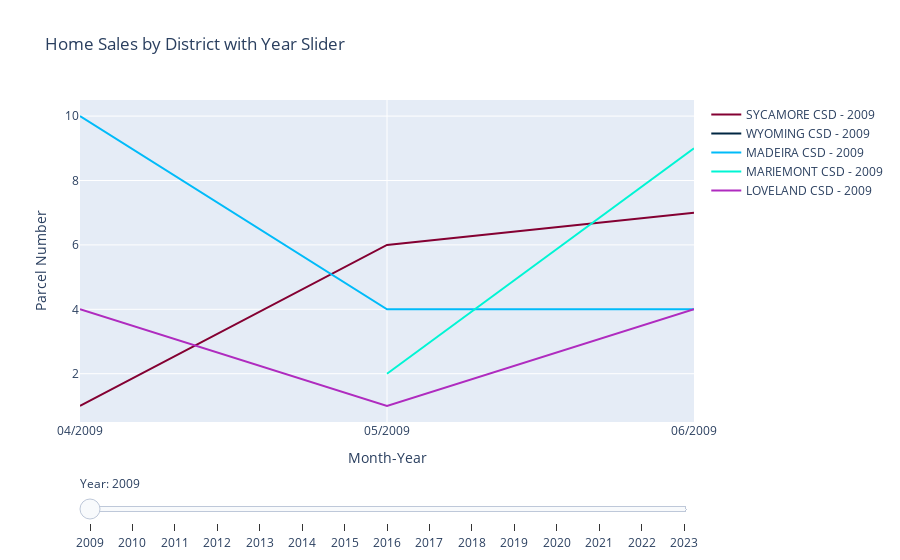

Source (notebook cell):
### Code cell
# Example data setup (use your actual district_home_sales dataset)
# x_values = district_home_sales['month_yr']  # X-axis data points
# y_values = district_home_sales['parcel_number']  # Y-axis data points
# years = district_home_sales['year'].unique()

# Define colors for categories
color_map = {
    'SYCAMORE CSD': ' rgba(132, 0, 50,1)',
    'WYOMING CSD': 'rgba(0, 38, 66,1)',
    'MADEIRA CSD': 'rgba(0, 187, 249,1)',
    'MARIEMONT CSD': 'rgba(0, 245, 212,1)',
    'LOVELAND CSD':'rgba(175, 43, 191,1)'
}

# Create the figure
fig = go.Figure()

# Add traces for each category and year
for category, color in color_map.items():
    for year in years:
        category_data = district_home_sales[
            (district_home_sales['school_district'] == category) & (district_home_sales['year'] == year)
        ]
        visible = True if year == years[0] else False  # Only show traces for the first year initially
        fig.add_trace(go.Scatter(
            x=category_data['month_yr'], 
            y=category_data['parcel_number'], 
            mode='lines',
            marker=dict(color=color),
            name=f'{category} - {year}',
            visible=visible
        ))

# Create slider steps for each year
steps = []
for i, year in enumerate(years):
    step = {
        'method': 'restyle',
        'args': ['visible', [False] * len(fig.data)],  # Set all traces to invisible initially
        'label': str(year),
    }
    
    # Make only the traces for the selected year visible
    for j, trace in enumerate(fig.data):
        if str(year) in trace.name:
            step['args'][1][j] = True  # Show only traces corresponding to the selected year
    steps.append(step)

# Add slider to figure
sliders = [{
    'active': 0,
    'currentvalue': {"prefix": "Year: "},
    'pad': {"t": 50},
    'steps': steps
}]

# Update layout with slider
fig.update_layout(
    sliders=sliders,
    title="Home Sales by District with Year Slider",
    xaxis_title="Month-Year",
    yaxis_title="Parcel Number",
)

fig.show()

### Figure 1 — Plotly figure (JSON) as saved in the notebook; plotly's stock layout.template omitted (floating-point values rounded to 4 significant figures)
{"data": [{"marker": {"color": " rgba(132, 0, 50,1)"}, "mode": "lines", "name": "SYCAMORE CSD - 2009", "type": "scatter", "visible": true, "x": ["04/2009", "05/2009", "06/2009"], "y": [1, 6, 7]}, {"marker": {"color": " rgba(132, 0, 50,1)"}, "mode": "lines", "name": "SYCAMORE CSD - 2010", "type": "scatter", "visible": false, "x": ["04/2010", "05/2010", "06/2010"], "y": [5, 14, 11]}, {"marker": {"color": " rgba(132, 0, 50,1)"}, "mode": "lines", "name": "SYCAMORE CSD - 2011", "type": "scatter", "visible": false, "x": ["04/2011", "05/2011", "06/2011"], "y": [5, 7, 7]}, {"marker": {"color": " rgba(132, 0, 50,1)"}, "mode": "lines", "name": "SYCAMORE CSD - 2012", "type": "scatter", "visible": false, "x": ["04/2012", "05/2012", "06/2012"], "y": [9, 11, 6]}, {"marker": {"color": " rgba(132, 0, 50,1)"}, "mode": "lines", "name": "SYCAMORE CSD - 2013", "type": "scatter", "visible": false, "x": ["04/2013", "05/2013", "06/2013"], "y": [6, 13, 10]}, {"marker": {"color": " rgba(132, 0, 50,1)"}, "mode": "lines", "name": "SYCAMORE CSD - 2014", "type": "scatter", "visible": false, "x": ["04/2014", "05/2014", "06/2014"], "y": [13, 10, 13]}, {"marker": {"color": " rgba(132, 0, 50,1)"}, "mode": "lines", "name": "SYCAMORE CSD - 2015", "type": "scatter", "visible": false, "x": ["04/2015", "05/2015", "06/2015"], "y": [7, 9, 17]}, {"marker": {"color": " rgba(132, 0, 50,1)"}, "mode": "lines", "name": "SYCAMORE CSD - 2016", "type": "scatter", "visible": false, "x": ["04/2016", "05/2016", "06/2016"], "y": [10, 13, 13]}, {"marker": {"color": " rgba(132, 0, 50,1)"}, "mode": "lines", "name": "SYCAMORE CSD - 2017", "type": "scatter", "visible": false, "x": ["04/2017", "05/2017", "06/2017"], "y": [14, 16, 11]}, {"marker": {"color": " rgba(132, 0, 50,1)"}, "mode": "lines", "name": "SYCAMORE CSD - 2018", "type": "scatter", "visible": false, "x": ["04/2018", "05/2018", "06/2018"], "y": [13, 21, 20]}, {"marker": {"color": " rgba(132, 0, 50,1)"}, "mode": "lines", "name": "SYCAMORE CSD - 2019", "type": "scatter", "visible": false, "x": ["04/2019", "05/2019", "06/2019"], "y": [12, 15, 16]}, {"marker": {"color": " rgba(132, 0, 50,1)"}, "mode": "lines", "name": "SYCAMORE CSD - 2020", "type": "scatter", "visible": false, "x": ["04/2020", "05/2020", "06/2020"], "y": [20, 8, 8]}, {"marker": {"color": " rgba(132, 0, 50,1)"}, "mode": "lines", "name": "SYCAMORE CSD - 2021", "type": "scatter", "visible": false, "x": ["04/2021", "05/2021", "06/2021"], "y": [8, 14, 16]}, {"marker": {"color": " rgba(132, 0, 50,1)"}, "mode": "lines", "name": "SYCAMORE CSD - 2022", "type": "scatter", "visible": false, "x": ["04/2022", "05/2022", "06/2022"], "y": [16, 16, 16]}, {"marker": {"color": " rgba(132, 0, 50,1)"}, "mode": "lines", "name": "SYCAMORE CSD - 2023", "type": "scatter", "visible": false, "x": ["04/2023", "05/2023", "06/2023"], "y": [11, 10, 11]}, {"marker": {"color": "rgba(0, 38, 66,1)"}, "mode": "lines", "name": "WYOMING CSD - 2009", "type": "scatter", "visible": true, "x": ["06/2009"], "y": [3]}, {"marker": {"color": "rgba(0, 38, 66,1)"}, "mode": "lines", "name": "WYOMING CSD - 2010", "type": "scatter", "visible": false, "x": ["04/2010", "05/2010", "06/2010"], "y": [3, 1, 5]}, {"marker": {"color": "rgba(0, 38, 66,1)"}, "mode": "lines", "name": "WYOMING CSD - 2011", "type": "scatter", "visible": false, "x": ["04/2011"], "y": [1]}, {"marker": {"color": "rgba(0, 38, 66,1)"}, "mode": "lines", "name": "WYOMING CSD - 2012", "type": "scatter", "visible": false, "x": ["05/2012", "06/2012"], "y": [5, 2]}, {"marker": {"color": "rgba(0, 38, 66,1)"}, "mode": "lines", "name": "WYOMING CSD - 2013", "type": "scatter", "visible": false, "x": ["05/2013", "06/2013"], "y": [1, 3]}, {"marker": {"color": "rgba(0, 38, 66,1)"}, "mode": "lines", "name": "WYOMING CSD - 2014", "type": "scatter", "visible": false, "x": ["04/2014", "05/2014"], "y": [2, 1]}, {"marker": {"color": "rgba(0, 38, 66,1)"}, "mode": "lines", "name": "WYOMING CSD - 2015", "type": "scatter", "visible": false, "x": ["04/2015", "05/2015", "06/2015"], "y": [6, 3, 3]}, {"marker": {"color": "rgba(0, 38, 66,1)"}, "mode": "lines", "name": "WYOMING CSD - 2016", "type": "scatter", "visible": false, "x": ["04/2016", "05/2016", "06/2016"], "y": [3, 2, 1]}, {"marker": {"color": "rgba(0, 38, 66,1)"}, "mode": "lines", "name": "WYOMING CSD - 2017", "type": "scatter", "visible": false, "x": ["04/2017", "05/2017", "06/2017"], "y": [3, 3, 4]}, {"marker": {"color": "rgba(0, 38, 66,1)"}, "mode": "lines", "name": "WYOMING CSD - 2018", "type": "scatter", "visible": false, "x": ["04/2018", "05/2018", "06/2018"], "y": [3, 2, 3]}, {"marker": {"color": "rgba(0, 38, 66,1)"}, "mode": "lines", "name": "WYOMING CSD - 2019", "type": "scatter", "visible": false, "x": ["04/2019", "05/2019", "06/2019"], "y": [2, 4, 3]}, {"marker": {"color": "rgba(0, 38, 66,1)"}, "mode": "lines", "name": "WYOMING CSD - 2020", "type": "scatter", "visible": false, "x": ["04/2020", "05/2020", "06/2020"], "y": [3, 3, 2]}, {"marker": {"color": "rgba(0, 38, 66,1)"}, "mode": "lines", "name": "WYOMING CSD - 2021", "type": "scatter", "visible": false, "x": ["04/2021", "05/2021", "06/2021"], "y": [1, 5, 1]}, {"marker": {"color": "rgba(0, 38, 66,1)"}, "mode": "lines", "name": "WYOMING CSD - 2022", "type": "scatter", "visible": false, "x": ["04/2022", "05/2022", "06/2022"], "y": [2, 4, 1]}, {"marker": {"color": "rgba(0, 38, 66,1)"}, "mode": "lines", "name": "WYOMING CSD - 2023", "type": "scatter", "visible": false, "x": ["05/2023", "06/2023"], "y": [3, 3]}, {"marker": {"color": "rgba(0, 187, 249,1)"}, "mode": "lines", "name": "MADEIRA CSD - 2009", "type": "scatter", "visible": true, "x": ["04/2009", "05/2009", "06/2009"], "y": [10, 4, 4]}, {"marker": {"color": "rgba(0, 187, 249,1)"}, "mode": "lines", "name": "MADEIRA CSD - 2010", "type": "scatter", "visible": false, "x": ["04/2010", "05/2010", "06/2010"], "y": [5, 8, 6]}, {"marker": {"color": "rgba(0, 187, 249,1)"}, "mode": "lines", "name": "MADEIRA CSD - 2011", "type": "scatter", "visible": false, "x": ["04/2011", "05/2011", "06/2011"], "y": [1, 5, 10]}, {"marker": {"color": "rgba(0, 187, 249,1)"}, "mode": "lines", "name": "MADEIRA CSD - 2012", "type": "scatter", "visible": false, "x": ["04/2012", "05/2012", "06/2012"], "y": [2, 4, 3]}, {"marker": {"color": "rgba(0, 187, 249,1)"}, "mode": "lines", "name": "MADEIRA CSD - 2013", "type": "scatter", "visible": false, "x": ["04/2013", "05/2013", "06/2013"], "y": [5, 3, 7]}, {"marker": {"color": "rgba(0, 187, 249,1)"}, "mode": "lines", "name": "MADEIRA CSD - 2014", "type": "scatter", "visible": false, "x": ["04/2014", "05/2014", "06/2014"], "y": [4, 4, 10]}, {"marker": {"color": "rgba(0, 187, 249,1)"}, "mode": "lines", "name": "MADEIRA CSD - 2015", "type": "scatter", "visible": false, "x": ["04/2015", "05/2015", "06/2015"], "y": [4, 6, 7]}, {"marker": {"color": "rgba(0, 187, 249,1)"}, "mode": "lines", "name": "MADEIRA CSD - 2016", "type": "scatter", "visible": false, "x": ["05/2016", "06/2016"], "y": [2, 7]}, {"marker": {"color": "rgba(0, 187, 249,1)"}, "mode": "lines", "name": "MADEIRA CSD - 2017", "type": "scatter", "visible": false, "x": ["04/2017", "05/2017", "06/2017"], "y": [7, 9, 8]}, {"marker": {"color": "rgba(0, 187, 249,1)"}, "mode": "lines", "name": "MADEIRA CSD - 2018", "type": "scatter", "visible": false, "x": ["04/2018", "05/2018", "06/2018"], "y": [5, 8, 7]}, {"marker": {"color": "rgba(0, 187, 249,1)"}, "mode": "lines", "name": "MADEIRA CSD - 2019", "type": "scatter", "visible": false, "x": ["04/2019", "05/2019", "06/2019"], "y": [5, 5, 4]}, {"marker": {"color": "rgba(0, 187, 249,1)"}, "mode": "lines", "name": "MADEIRA CSD - 2020", "type": "scatter", "visible": false, "x": ["04/2020", "05/2020", "06/2020"], "y": [7, 2, 5]}, {"marker": {"color": "rgba(0, 187, 249,1)"}, "mode": "lines", "name": "MADEIRA CSD - 2021", "type": "scatter", "visible": false, "x": ["04/2021", "05/2021", "06/2021"], "y": [2, 7, 3]}, {"marker": {"color": "rgba(0, 187, 249,1)"}, "mode": "lines", "name": "MADEIRA CSD - 2022", "type": "scatter", "visible": false, "x": ["04/2022", "05/2022", "06/2022"], "y": [1, 2, 3]}, {"marker": {"color": "rgba(0, 187, 249,1)"}, "mode": "lines", "name": "MADEIRA CSD - 2023", "type": "scatter", "visible": false, "x": ["05/2023", "06/2023"], "y": [3, 4]}, {"marker": {"color": "rgba(0, 245, 212,1)"}, "mode": "lines", "name": "MARIEMONT CSD - 2009", "type": "scatter", "visible": true, "x": ["05/2009", "06/2009"], "y": [2, 9]}, {"marker": {"color": "rgba(0, 245, 212,1)"}, "mode": "lines", "name": "MARIEMONT CSD - 2010", "type": "scatter", "visible": false, "x": ["04/2010", "05/2010", "06/2010"], "y": [3, 8, 6]}, {"marker": {"color": "rgba(0, 245, 212,1)"}, "mode": "lines", "name": "MARIEMONT CSD - 2011", "type": "scatter", "visible": false, "x": ["04/2011", "05/2011", "06/2011"], "y": [4, 3, 2]}, {"marker": {"color": "rgba(0, 245, 212,1)"}, "mode": "lines", "name": "MARIEMONT CSD - 2012", "type": "scatter", "visible": false, "x": ["04/2012", "05/2012", "06/2012"], "y": [4, 4, 5]}, {"marker": {"color": "rgba(0, 245, 212,1)"}, "mode": "lines", "name": "MARIEMONT CSD - 2013", "type": "scatter", "visible": false, "x": ["04/2013", "05/2013", "06/2013"], "y": [1, 3, 5]}, {"marker": {"color": "rgba(0, 245, 212,1)"}, "mode": "lines", "name": "MARIEMONT CSD - 2014", "type": "scatter", "visible": false, "x": ["04/2014", "05/2014", "06/2014"], "y": [3, 7, 4]}, {"marker": {"color": "rgba(0, 245, 212,1)"}, "mode": "lines", "name": "MARIEMONT CSD - 2015", "type": "scatter", "visible": false, "x": ["04/2015", "05/2015", "06/2015"], "y": [3, 4, 7]}, {"marker": {"color": "rgba(0, 245, 212,1)"}, "mode": "lines", "name": "MARIEMONT CSD - 2016", "type": "scatter", "visible": false, "x": ["04/2016", "05/2016", "06/2016"], "y": [8, 4, 6]}, {"marker": {"color": "rgba(0, 245, 212,1)"}, "mode": "lines", "name": "MARIEMONT CSD - 2017", "type": "scatter", "visible": false, "x": ["04/2017", "05/2017", "06/2017"], "y": [3, 3, 5]}, {"marker": {"color": "rgba(0, 245, 212,1)"}, "mode": "lines", "name": "MARIEMONT CSD - 2018", "type": "scatter", "visible": false, "x": ["04/2018", "05/2018", "06/2018"], "y": [6, 3, 10]}, {"marker": {"color": "rgba(0, 245, 212,1)"}, "mode": "lines", "name": "MARIEMONT CSD - 2019", "type": "scatter", "visible": false, "x": ["04/2019", "05/2019", "06/2019"], "y": [7, 6, 7]}, {"marker": {"color": "rgba(0, 245, 212,1)"}, "mode": "lines", "name": "MARIEMONT CSD - 2020", "type": "scatter", "visible": false, "x": ["04/2020", "05/2020", "06/2020"], "y": [2, 4, 2]}, {"marker": {"color": "rgba(0, 245, 212,1)"}, "mode": "lines", "name": "MARIEMONT CSD - 2021", "type": "scatter", "visible": false, "x": ["04/2021", "05/2021", "06/2021"], "y": [5, 4, 3]}, {"marker": {"color": "rgba(0, 245, 212,1)"}, "mode": "lines", "name": "MARIEMONT CSD - 2022", "type": "scatter", "visible": false, "x": ["04/2022", "05/2022", "06/2022"], "y": [1, 1, 3]}, {"marker": {"color": "rgba(0, 245, 212,1)"}, "mode": "lines", "name": "MARIEMONT CSD - 2023", "type": "scatter", "visible": false, "x": ["04/2023", "05/2023", "06/2023"], "y": [2, 4, 3]}, {"marker": {"color": "rgba(175, 43, 191,1)"}, "mode": "lines", "name": "LOVELAND CSD - 2009", "type": "scatter", "visible": true, "x": ["04/2009", "05/2009", "06/2009"], "y": [4, 1, 4]}, {"marker": {"color": "rgba(175, 43, 191,1)"}, "mode": "lines", "name": "LOVELAND CSD - 2010", "type": "scatter", "visible": false, "x": ["04/2010", "05/2010", "06/2010"], "y": [4, 1, 4]}, {"marker": {"color": "rgba(175, 43, 191,1)"}, "mode": "lines", "name": "LOVELAND CSD - 2011", "type": "scatter", "visible": false, "x": ["04/2011", "05/2011", "06/2011"], "y": [3, 1, 4]}, {"marker": {"color": "rgba(175, 43, 191,1)"}, "mode": "lines", "name": "LOVELAND CSD - 2012", "type": "scatter", "visible": false, "x": ["04/2012", "05/2012", "06/2012"], "y": [4, 3, 4]}, {"marker": {"color": "rgba(175, 43, 191,1)"}, "mode": "lines", "name": "LOVELAND CSD - 2013", "type": "scatter", "visible": false, "x": ["04/2013", "05/2013", "06/2013"], "y": [5, 2, 6]}, {"marker": {"color": "rgba(175, 43, 191,1)"}, "mode": "lines", "name": "LOVELAND CSD - 2014", "type": "scatter", "visible": false, "x": ["04/2014", "05/2014", "06/2014"], "y": [4, 6, 4]}, {"marker": {"color": "rgba(175, 43, 191,1)"}, "mode": "lines", "name": "LOVELAND CSD - 2015", "type": "scatter", "visible": false, "x": ["04/2015", "05/2015", "06/2015"], "y": [5, 2, 6]}, {"marker": {"color": "rgba(175, 43, 191,1)"}, "mode": "lines", "name": "LOVELAND CSD - 2016", "type": "scatter", "visible": false, "x": ["04/2016", "05/2016", "06/2016"], "y": [5, 8, 9]}, {"marker": {"color": "rgba(175, 43, 191,1)"}, "mode": "lines", "name": "LOVELAND CSD - 2017", "type": "scatter", "visible": false, "x": ["04/2017", "05/2017", "06/2017"], "y": [2, 8, 10]}, {"marker": {"color": "rgba(175, 43, 191,1)"}, "mode": "lines", "name": "LOVELAND CSD - 2018", "type": "scatter", "visible": false, "x": ["04/2018", "05/2018", "06/2018"], "y": [6, 5, 9]}, {"marker": {"color": "rgba(175, 43, 191,1)"}, "mode": "lines", "name": "LOVELAND CSD - 2019", "type": "scatter", "visible": false, "x": ["04/2019", "05/2019", "06/2019"], "y": [8, 8, 13]}, {"marker": {"color": "rgba(175, 43, 191,1)"}, "mode": "lines", "name": "LOVELAND CSD - 2020", "type": "scatter", "visible": false, "x": ["04/2020", "05/2020", "06/2020"], "y": [2, 6, 9]}, {"marker": {"color": "rgba(175, 43, 191,1)"}, "mode": "lines", "name": "LOVELAND CSD - 2021", "type": "scatter", "visible": false, "x": ["04/2021", "05/2021", "06/2021"], "y": [9, 5, 10]}, {"marker": {"color": "rgba(175, 43, 191,1)"}, "mode": "lines", "name": "LOVELAND CSD - 2022", "type": "scatter", "visible": false, "x": ["04/2022", "05/2022", "06/2022"], "y": [8, 8, 12]}, {"marker": {"color": "rgba(175, 43, 191,1)"}, "mode": "lines", "name": "LOVELAND CSD - 2023", "type": "scatter", "visible": false, "x": ["04/2023", "05/2023", "06/2023"], "y": [5, 3, 3]}], "layout": {"sliders": [{"active": 0, "currentvalue": {"prefix": "Year: "}, "pad": {"t": 50}, "steps": [{"args": ["visible", [true, false, false, false, false, false, false, false, false, false, false, false, false, false, false, true, false, false, false, false, false, false, false, false, false, false, false, false, false, false, true, false, false, false, false, false, false, false, false, false, false, false, false, false, false, true, false, false, false, false, false, false, false, false, false, false, false, false, false, false, true, false, false, false, false, false, false, false, false, false, false, false, false, false, false]], "label": "2009", "method": "restyle"}, {"args": ["visible", [false, true, false, false, false, false, false, false, false, false, false, false, false, false, false, false, true, false, false, false, false, false, false, false, false, false, false, false, false, false, false, true, false, false, false, false, false, false, false, false, false, false, false, false, false, false, true, false, false, false, false, false, false, false, false, false, false, false, false, false, false, true, false, false, false, false, false, false, false, false, false, false, false, false, false]], "label": "2010", "method": "restyle"}, {"args": ["visible", [false, false, true, false, false, false, false, false, false, false, false, false, false, false, false, false, false, true, false, false, false, false, false, false, false, false, false, false, false, false, false, false, true, false, false, false, false, false, false, false, false, false, false, false, false, false, false, true, false, false, false, false, false, false, false, false, false, false, false, false, false, false, true, false, false, false, false, false, false, false, false, false, false, false, false]], "label": "2011", "method": "restyle"}, {"args": ["visible", [false, false, false, true, false, false, false, false, false, false, false, false, false, false, false, false, false, false, true, false, false, false, false, false, false, false, false, false, false, false, false, false, false, true, false, false, false, false, false, false, false, false, false, false, false, false, false, false, true, false, false, false, false, false, false, false, false, false, false, false, false, false, false, true, false, false, false, false, false, false, false, false, false, false, false]], "label": "2012", "method": "restyle"}, {"args": ["visible", [false, false, false, false, true, false, false, false, false, false, false, false, false, false, false, false, false, false, false, true, false, false, false, false, false, false, false, false, false, false, false, false, false, false, true, false, false, false, false, false, false, false, false, false, false, false, false, false, false, true, false, false, false, false, false, false, false, false, false, false, false, false, false, false, true, false, false, false, false, false, false, false, false, false, false]], "label": "2013", "method": "restyle"}, {"args": ["visible", [false, false, false, false, false, true, false, false, false, false, false, false, false, false, false, false, false, false, false, false, true, false, false, false, false, false, false, false, false, false, false, false, false, false, false, true, false, false, false, false, false, false, false, false, false, false, false, false, false, false, true, false, false, false, false, false, false, false, false, false, false, false, false, false, false, true, false, false, false, false, false, false, false, false, false]], "label": "2014", "method": "restyle"}, {"args": ["visible", [false, false, false, false, false, false, true, false, false, false, false, false, false, false, false, false, false, false, false, false, false, true, false, false, false, false, false, false, false, false, false, false, false, false, false, false, true, false, false, false, false, false, false, false, false, false, false, false, false, false, false, true, false, false, false, false, false, false, false, false, false, false, false, false, false, false, true, false, false, false, false, false, false, false, false]], "label": "2015", "method": "restyle"}, {"args": ["visible", [false, false, false, false, false, false, false, true, false, false, false, false, false, false, false, false, false, false, false, false, false, false, true, false, false, false, false, false, false, false, false, false, false, false, false, false, false, true, false, false, false, false, false, false, false, false, false, false, false, false, false, false, true, false, false, false, false, false, false, false, false, false, false, false, false, false, false, true, false, false, false, false, false, false, false]], "label": "2016", "method": "restyle"}, {"args": ["visible", [false, false, false, false, false, false, false, false, true, false, false, false, false, false, false, false, false, false, false, false, false, false, false, true, false, false, false, false, false, false, false, false, false, false, false, false, false, false, true, false, false, false, false, false, false, false, false, false, false, false, false, false, false, true, false, false, false, false, false, false, false, false, false, false, false, false, false, false, true, false, false, false, false, false, false]], "label": "2017", "method": "restyle"}, {"args": ["visible", [false, false, false, false, false, false, false, false, false, true, false, false, false, false, false, false, false, false, false, false, false, false, false, false, true, false, false, false, false, false, false, false, false, false, false, false, false, false, false, true, false, false, false, false, false, false, false, false, false, false, false, false, false, false, true, false, false, false, false, false, false, false, false, false, false, false, false, false, false, true, false, false, false, false, false]], "label": "2018", "method": "restyle"}, {"args": ["visible", [false, false, false, false, false, false, false, false, false, false, true, false, false, false, false, false, false, false, false, false, false, false, false, false, false, true, false, false, false, false, false, false, false, false, false, false, false, false, false, false, true, false, false, false, false, false, false, false, false, false, false, false, false, false, false, true, false, false, false, false, false, false, false, false, false, false, false, false, false, false, true, false, false, false, false]], "label": "2019", "method": "restyle"}, {"args": ["visible", [false, false, false, false, false, false, false, false, false, false, false, true, false, false, false, false, false, false, false, false, false, false, false, false, false, false, true, false, false, false, false, false, false, false, false, false, false, false, false, false, false, true, false, false, false, false, false, false, false, false, false, false, false, false, false, false, true, false, false, false, false, false, false, false, false, false, false, false, false, false, false, true, false, false, false]], "label": "2020", "method": "restyle"}, {"args": ["visible", [false, false, false, false, false, false, false, false, false, false, false, false, true, false, false, false, false, false, false, false, false, false, false, false, false, false, false, true, false, false, false, false, false, false, false, false, false, false, false, false, false, false, true, false, false, false, false, false, false, false, false, false, false, false, false, false, false, true, false, false, false, false, false, false, false, false, false, false, false, false, false, false, true, false, false]], "label": "2021", "method": "restyle"}, {"args": ["visible", [false, false, false, false, false, false, false, false, false, false, false, false, false, true, false, false, false, false, false, false, false, false, false, false, false, false, false, false, true, false, false, false, false, false, false, false, false, false, false, false, false, false, false, true, false, false, false, false, false, false, false, false, false, false, false, false, false, false, true, false, false, false, false, false, false, false, false, false, false, false, false, false, false, true, false]], "label": "2022", "method": "restyle"}, {"args": ["visible", [false, false, false, false, false, false, false, false, false, false, false, false, false, false, true, false, false, false, false, false, false, false, false, false, false, false, false, false, false, true, false, false, false, false, false, false, false, false, false, false, false, false, false, false, true, false, false, false, false, false, false, false, false, false, false, false, false, false, false, true, false, false, false, false, false, false, false, false, false, false, false, false, false, false, true]], "label": "2023", "method": "restyle"}]}], "title": {"text": "Home Sales by District with Year Slider"}, "xaxis": {"title": {"text": "Month-Year"}}, "yaxis": {"title": {"text": "Parcel Number"}}}}
